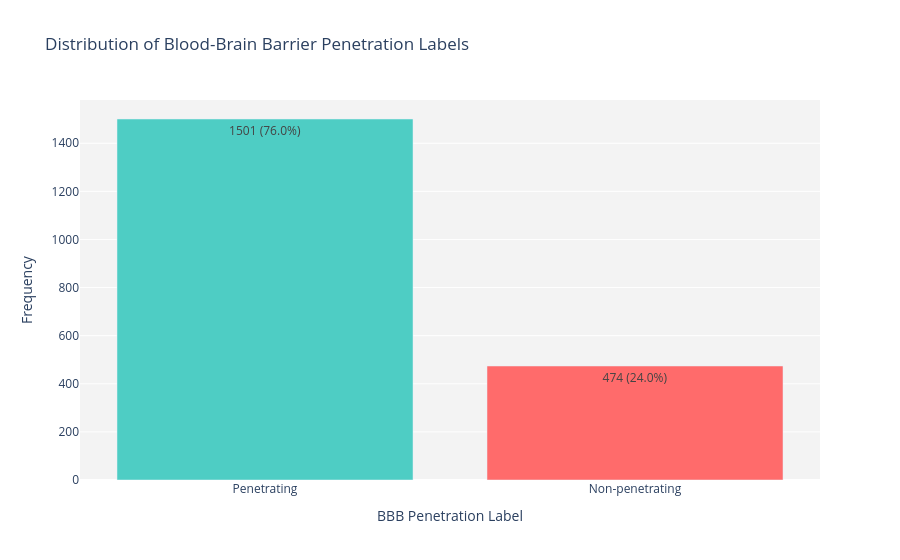

The code cell stored with this chart in its notebook:
### Code cell
import plotly.express as px
import plotly.graph_objects as go
#with cleaned dataset, extracting feature needed and plotting distribution
p_np_labels = df['p_np'] # extract the p_pn column

# Count the occurrences of each label
value_counts = p_np_labels.value_counts().reset_index()
value_counts.columns = ['Label', 'Count']
value_counts['Percentage'] = (value_counts['Count'] / value_counts['Count'].sum() * 100).round(2)

# Create labels for the plot
value_counts['Label_text'] = value_counts['Label'].map({0: 'Non-penetrating', 1: 'Penetrating'})

# Create an interactive bar chart with Plotly
fig = px.bar(
    value_counts, 
    x='Label_text', 
    y='Count',
    text=[f"{c} ({p}%)" for c, p in zip(value_counts['Count'], value_counts['Percentage'])],
    color='Label_text',
    color_discrete_map={
        'Non-penetrating': '#FF6B6B', 
        'Penetrating': '#4ECDC4'
    },
    title='Distribution of Blood-Brain Barrier Penetration Labels'
)

# Customize the layout
fig.update_layout(
    xaxis_title='BBB Penetration Label',
    yaxis_title='Frequency',
    showlegend=False,
    hoverlabel=dict(bgcolor="white", font_size=12),
    plot_bgcolor='rgba(240,240,240,0.8)'
)

# Show the plot
fig.show()

# Print distribution statistics for discussion
print(f"Penetrating molecules: {value_counts.loc[value_counts['Label']==1, 'Count'].iloc[0]} ({value_counts.loc[value_counts['Label']==1, 'Percentage'].iloc[0]}%)")
print(f"Non-penetrating molecules: {value_counts.loc[value_counts['Label']==0, 'Count'].iloc[0] if len(value_counts[value_counts['Label']==0]) > 0 else 0} "
      f"({value_counts.loc[value_counts['Label']==0, 'Percentage'].iloc[0] if len(value_counts[value_counts['Label']==0]) > 0 else 0}%)")

### Figure 1 — Plotly figure (JSON) as saved in the notebook; plotly's stock layout.template omitted (floating-point values rounded to 4 significant figures)
{"data": [{"hovertemplate": "Label_text=%{x}<br>Count=%{y}<br>text=%{text}<extra></extra>", "legendgroup": "Penetrating", "marker": {"color": "#4ECDC4", "pattern": {"shape": ""}}, "name": "Penetrating", "orientation": "v", "showlegend": true, "text": ["1501 (76.0%)"], "textposition": "auto", "type": "bar", "x": ["Penetrating"], "xaxis": "x", "y": [1501], "yaxis": "y"}, {"hovertemplate": "Label_text=%{x}<br>Count=%{y}<br>text=%{text}<extra></extra>", "legendgroup": "Non-penetrating", "marker": {"color": "#FF6B6B", "pattern": {"shape": ""}}, "name": "Non-penetrating", "orientation": "v", "showlegend": true, "text": ["474 (24.0%)"], "textposition": "auto", "type": "bar", "x": ["Non-penetrating"], "xaxis": "x", "y": [474], "yaxis": "y"}], "layout": {"barmode": "relative", "hoverlabel": {"bgcolor": "white", "font": {"size": 12}}, "legend": {"title": {"text": "Label_text"}, "tracegroupgap": 0}, "plot_bgcolor": "rgba(240,240,240,0.8)", "showlegend": false, "title": {"text": "Distribution of Blood-Brain Barrier Penetration Labels"}, "xaxis": {"anchor": "y", "categoryarray": ["Penetrating", "Non-penetrating"], "categoryorder": "array", "domain": [0, 1], "title": {"text": "BBB Penetration Label"}}, "yaxis": {"anchor": "x", "domain": [0, 1], "title": {"text": "Frequency"}}}}
